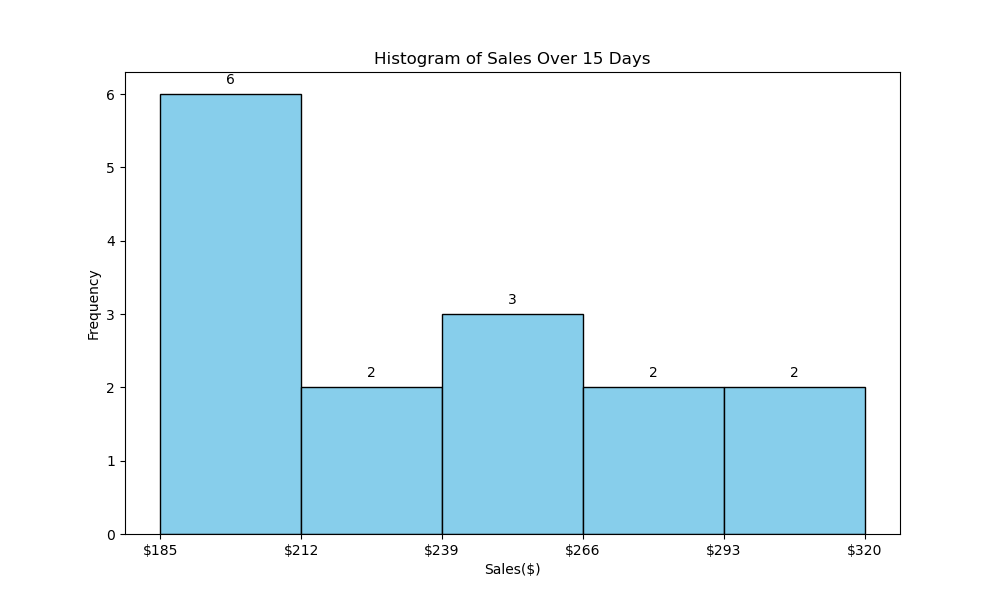

Write Python code to recreate this figure.

import matplotlib.pyplot as plt

# Data from the chart table
data = [
    {'Day': 1, 'Sales($)': 230},
    {'Day': 2, 'Sales($)': 185},
    {'Day': 3, 'Sales($)': 205},
    {'Day': 4, 'Sales($)': 260},
    {'Day': 5, 'Sales($)': 270},
    {'Day': 6, 'Sales($)': 290},
    {'Day': 7, 'Sales($)': 310},
    {'Day': 8, 'Sales($)': 200},
    {'Day': 9, 'Sales($)': 190},
    {'Day': 10, 'Sales($)': 210},
    {'Day': 11, 'Sales($)': 230},
    {'Day': 12, 'Sales($)': 240},
    {'Day': 13, 'Sales($)': 250},
    {'Day': 14, 'Sales($)': 320},
    {'Day': 15, 'Sales($)': 190}
]

# Extract sales amounts for the histogram
sales = [entry['Sales($)'] for entry in data]

# Create the histogram
plt.figure(figsize=(10, 6)) # Set the size of the figure
n, bins, patches = plt.hist(sales, bins=5, color='skyblue', edgecolor='black')

# Add labels and title
plt.xlabel('Sales($)')
plt.ylabel('Frequency')
plt.title('Histogram of Sales Over 15 Days')

# Set the ticks to match the sales ranges
plt.xticks(bins, labels=[f'${int(bin)}' for bin in bins])

# Add each bin frequency as a text label above the corresponding patch
for rect in patches:
    height = rect.get_height()
    plt.annotate(f'{int(height)}',
                 xy=(rect.get_x() + rect.get_width() / 2, height),
                 xytext=(0, 5),  # 5 points vertical offset
                 textcoords='offset points',
                 ha='center', va='bottom')

# Show the plot
plt.show()
